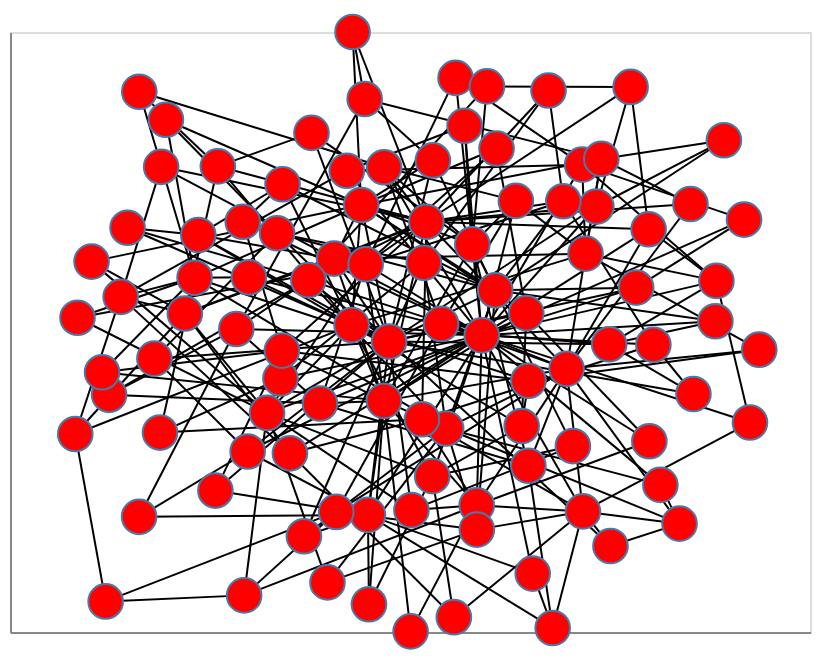

Notebook cell for this chart:
### Code cell
# let's look at the social network
# Compute positions for viz.
pos = nx.spring_layout(robotsocial)

# Draw the graph using Altair
viz = nxa.draw_networkx(robotsocial, pos=pos,node_tooltip='label:N')

viz

# this particular network is somewhat messy but there is still a core. We might want to prioritize 
# well connected nodes that expire early

### Figure 1 — Vega-Lite specification as saved in the notebook (floating-point values rounded to 4 significant figures; data arrays with more than 128 entries replaced by an {"elided": "..."} marker saying what was removed)
{"config": {"view": {"continuousWidth": 400, "continuousHeight": 300}}, "layer": [{"data": {"name": "data-dbca1dc2478916eb540d9d43a84e0908"}, "mark": {"type": "line", "color": "black", "opacity": 1, "strokeWidth": 1}, "encoding": {"detail": {"type": "quantitative", "field": "edge"}, "x": {"type": "quantitative", "axis": {"grid": false, "labels": false, "ticks": false, "title": ""}, "field": "x"}, "y": {"type": "quantitative", "axis": {"grid": false, "labels": false, "ticks": false, "title": ""}, "field": "y"}}}, {"data": {"name": "data-3b36894466e86be3cfa9621ef02e1ac6"}, "mark": {"type": "point", "fill": "red", "opacity": 1, "size": 300, "strokeWidth": 1.0}, "encoding": {"tooltip": {"type": "nominal", "field": "label"}, "x": {"type": "quantitative", "axis": {"grid": false, "labels": false, "ticks": false}, "field": "x"}, "y": {"type": "quantitative", "axis": {"grid": false, "labels": false, "ticks": false}, "field": "y"}}}], "$schema": "https://vega.github.io/schema/vega-lite/v4.8.1.json", "datasets": {"data-dbca1dc2478916eb540d9d43a84e0908": {"elided": "580 records"}, "data-3b36894466e86be3cfa9621ef02e1ac6": [{"x": -0.05225, "y": -0.03172}, {"x": 0.04088, "y": 0.3676}, {"x": 0.1793, "y": -0.01124}, {"x": -0.1897, "y": 0.2445}, {"x": -0.1219, "y": 0.4235}, {"x": -0.0651, "y": -0.2296}, {"x": -0.1108, "y": 0.2258}, {"x": 0.1558, "y": 0.2921}, {"x": 0.3915, "y": -0.1229}, {"x": -0.2541, "y": 0.173}, {"x": -0.2251, "y": -0.2383}, {"x": -0.3573, "y": -0.2698}, {"x": 0.0904, "y": -0.3218}, {"x": 0.4659, "y": 0.4184}, {"x": 0.5965, "y": 0.3426}, {"x": -0.1051, "y": -0.6096}, {"x": 0.2131, "y": 0.1389}, {"x": 0.1668, "y": -0.5773}, {"x": 0.03449, "y": 0.2306}, {"x": 0.3832, "y": 0.4359}, {"x": -0.146, "y": 0.02306}, {"x": 0.4323, "y": -0.598}, {"x": -0.06487, "y": 0.5492}, {"x": 0.02993, "y": -0.2907}, {"x": -0.4342, "y": 0.01006}, {"x": 0.2907, "y": 0.06287}, {"x": 0.2647, "y": 0.4371}, {"x": -0.5629, "y": 0.06162}, {"x": 0.1672, "y": -0.6587}, {"x": 0.6738, "y": -0.6388}, {"x": -0.3322, "y": 0.3292}, {"x": 0.4388, "y": 0.2611}, {"x": -0.3001, "y": -0.4044}, {"x": 0.003585, "y": -0.5937}, {"x": 0.766, "y": 0.1704}, {"x": 0.4303, "y": 0.5578}, {"x": -0.5385, "y": 0.1807}, {"x": 0.001541, "y": -0.9978}, {"x": -0.7523, "y": -0.2094}, {"x": 0.5012, "y": -0.7133}, {"x": -0.3239, "y": -0.155}, {"x": -0.4058, "y": -0.3983}, {"x": 0.6085, "y": -0.04252}, {"x": 0.05556, "y": -0.4806}, {"x": -0.7698, "y": -0.1342}, {"x": -0.625, "y": -0.3352}, {"x": 0.07781, "y": 0.02687}, {"x": 0.4979, "y": -0.04092}, {"x": 0.4783, "y": 0.577}, {"x": -0.3203, "y": -0.06222}, {"x": -0.5292, "y": 0.3232}, {"x": 0.2959, "y": -0.4458}, {"x": -0.1845, "y": -0.5998}, {"x": -0.3186, "y": 0.4925}, {"x": 0.7848, "y": 0.6391}, {"x": -0.7233, "y": 0.1171}, {"x": 0.3567, "y": -0.9865}, {"x": 0.5515, "y": 0.8169}, {"x": -0.8368, "y": -0.3401}, {"x": 0.0572, "y": 0.5719}, {"x": -0.6772, "y": -0.6161}, {"x": 0.5655, "y": 0.1478}, {"x": -0.158, "y": 0.5376}, {"x": 0.2792, "y": -0.3133}, {"x": -0.2063, "y": -0.8347}, {"x": 0.3463, "y": 0.805}, {"x": -0.1133, "y": 0.7766}, {"x": 0.1365, "y": 0.6874}, {"x": 0.4072, "y": -0.3802}, {"x": 0.5983, "y": -0.3641}, {"x": 0.7085, "y": -0.2066}, {"x": -0.6102, "y": 0.7076}, {"x": -0.639, "y": -0.08879}, {"x": 0.1097, "y": -0.9506}, {"x": 0.8351, "y": 0.3745}, {"x": 0.85, "y": -0.3017}, {"x": -0.4146, "y": -0.8779}, {"x": -0.4181, "y": 0.3675}, {"x": 0.1139, "y": 0.8471}, {"x": 0.7635, "y": 0.03586}, {"x": 0.2164, "y": 0.6118}, {"x": -0.1436, "y": 1.0}, {"x": -0.2652, "y": -0.6808}, {"x": 0.1924, "y": 0.8187}, {"x": 0.2962, "y": -0.1626}, {"x": 0.3067, "y": -0.8054}, {"x": -0.8312, "y": 0.04752}, {"x": -0.4804, "y": 0.5522}, {"x": -0.2463, "y": 0.6637}, {"x": -0.7961, "y": 0.2346}, {"x": -0.4027, "y": 0.1823}, {"x": -0.6221, "y": 0.5506}, {"x": 0.8731, "y": -0.05891}, {"x": -0.7061, "y": 0.3476}, {"x": 0.6259, "y": -0.5096}, {"x": 0.7011, "y": 0.4267}, {"x": -0.4865, "y": -0.5286}, {"x": -0.6769, "y": 0.8009}, {"x": -0.1026, "y": -0.9077}, {"x": -0.7609, "y": -0.8981}]}}
